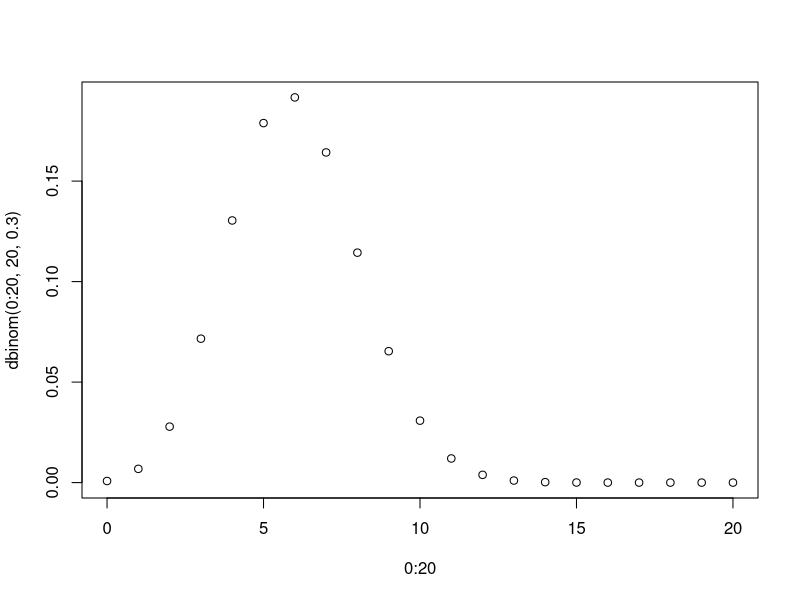
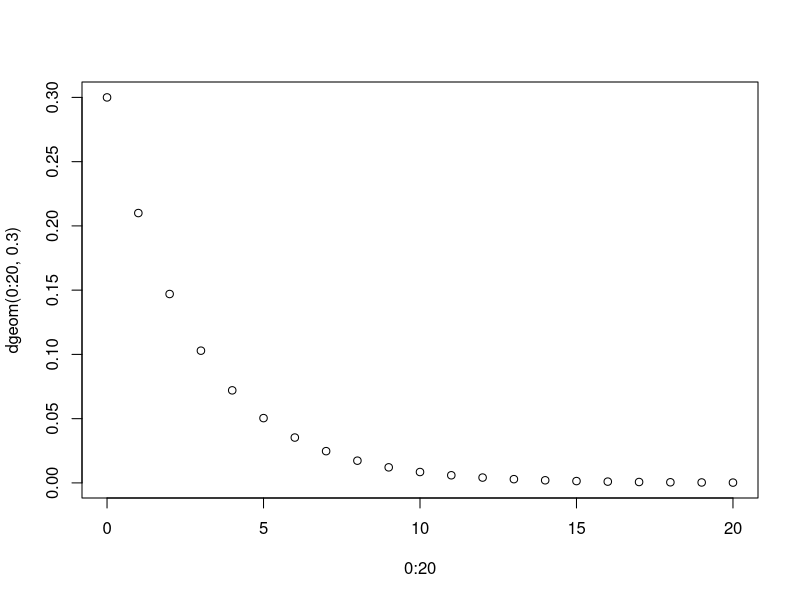
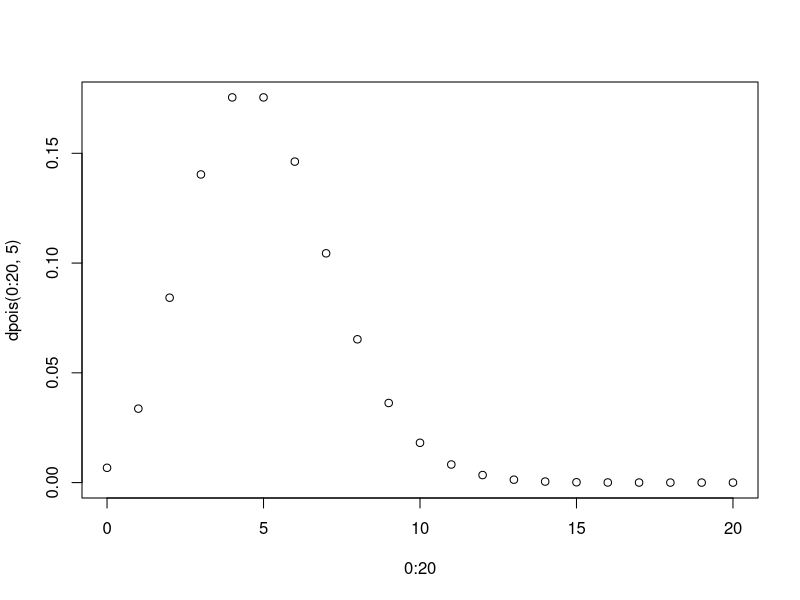
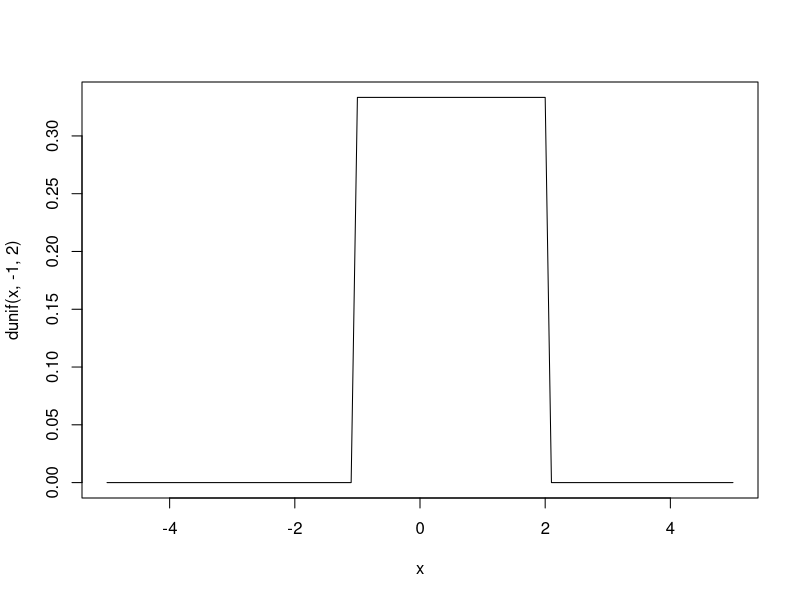
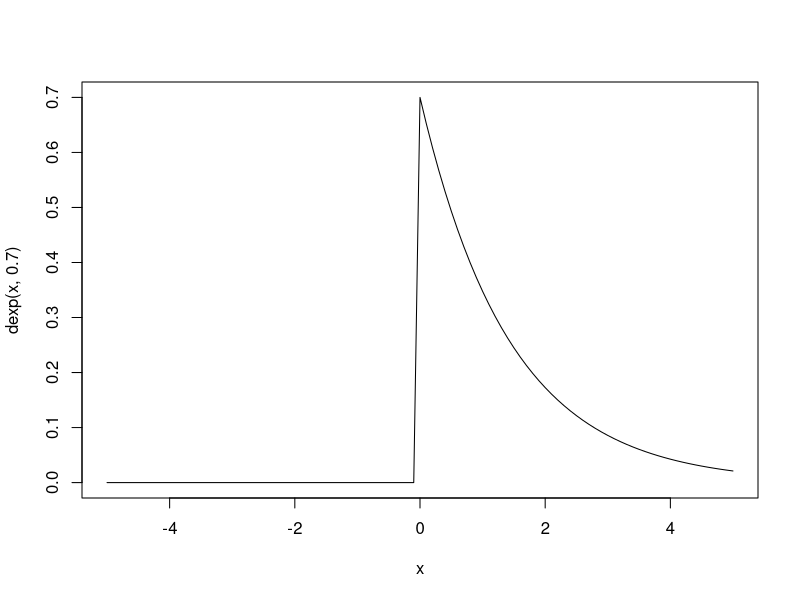
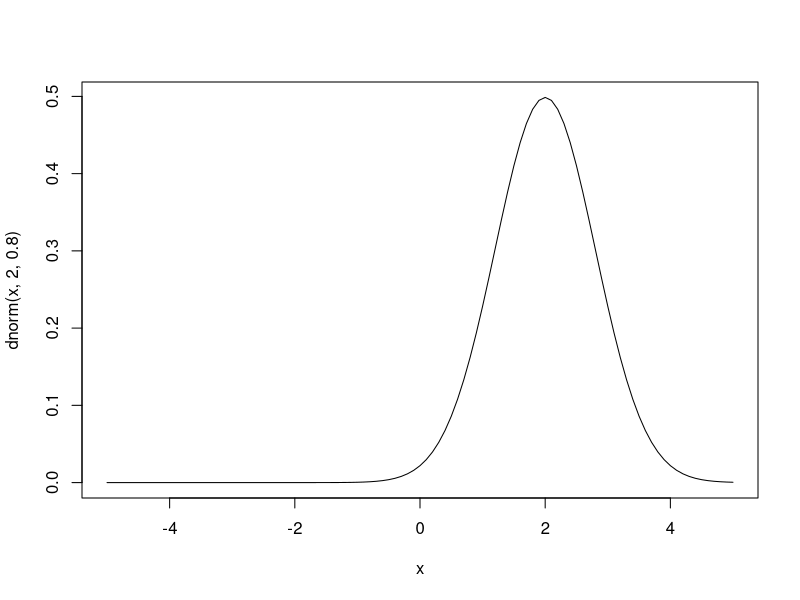

These figures' R source, in order:
# Lois discrètes : affichage des probabilités

# Loi binomiale (somme de succès)
plot(0:20, dbinom(0:20, 20, 0.3))

# Loi géométrique (nombre d'essais avant le premier succès)
plot(0:20, dgeom(0:20, 0.3))

# Loi de Poisson (nombre d'évènements par unité de temps)
plot(0:20, dpois(0:20, 5))

# NB. Lorsque n est grand et p petit, une v.a. de Poisson 
# de loi λ=n·p approche une v.a. binomiale B(n, p)


# Lois continues : affichage des densités

# Loi uniforme
curve(dunif(x, -1, 2), -5, 5)

# Loi exponentielle (temps d'attente dans un processus de Poisson)
curve(dexp(x, .7), -5, 5)

# NB. La loi géométrique est une version discrète de l'exponentielle.

# Loi normale
curve(dnorm(x, 2, 0.8), -5, 5)

# NB. Lorsque n est grand (et lorsque np(1-p) est grand),
# une v.a de loi binomiale est approchée par une v.a. de loi
# normale d'espérance np et de variance np(1-p).

